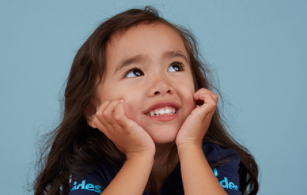
#> input picture girl.jpg, 307 x 195 px
$ python mosaic-test.py
#> lines starting #> are read from the running program, lines starting #| are printed output that depends on the picture
#> further down, img is the input picture: shape (195, 307, 3); mean B, G, R 129.3, 126.6, 123
### mosaic.py
import cv2

def mosaic(img, rect, size):
    # モザイクかける領域を計算
#> called with rect = (50, 50, 450, 450), size = 10
    (x1, y1, x2, y2) = rect
    w = x2 - x1
    h = y2 - y1
    i_rect = img[y1:y2, x1:x2]
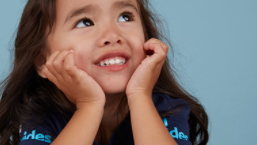
#> i_rect: shape (145, 257, 3); mean B, G, R 107.4, 109.7, 119.1
    # モザイク処理のため、一度縮小して拡大する
    i_small = cv2.resize(i_rect, (size, size))
    i_mos = cv2.resize(i_small, (w, h), interpolation=cv2.INTER_AREA)
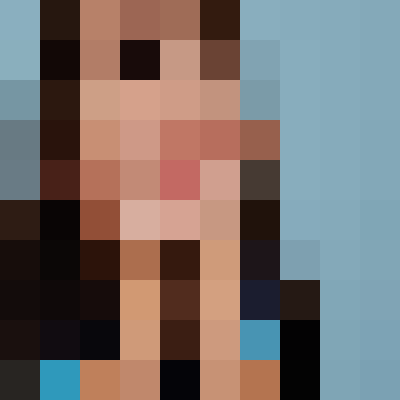
#> i_mos: shape (400, 400, 3); mean of channels 0, 1, 2 108.3, 110.9, 118.8; drawn as B, G, R
    # 画像にモザイク画像を重ねる
    img2 = img.copy()
#> (the run stopped early here; a loop or call above may not have finished)
